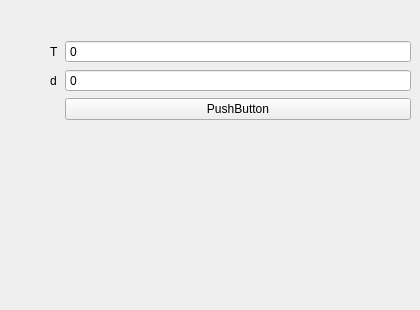
    <widget class="QWidget" name="F1a_F2">
     <widget class="QWidget" name="formLayoutWidget_3">
      <property name="geometry">
       <rect>
        <x>50</x>
        <y>40</y>
        <width>361</width>
        <height>261</height>
       </rect>
      </property>
      <layout class="QFormLayout" name="formLayout_3">
       <item row="0" column="0">
        <widget class="QLabel" name="htext_28">
         <property name="text">
          <string>T</string>
         </property>
        </widget>
       </item>
       <item row="0" column="1">
        <widget class="QDoubleSpinBox" name="DoubleSpinBox_3">
         <property name="buttonSymbols">
          <enum>QAbstractSpinBox::NoButtons</enum>
         </property>
         <property name="specialValueText">
          <string>0</string>
         </property>
         <property name="decimals">
          <number>3</number>
         </property>
         <property name="minimum">
          <double>-1000000000000.000000000000000</double>
         </property>
         <property name="maximum">
          <double>1000000000000.000000000000000</double>
         </property>
         <property name="value">
          <double>-1000000000000.000000000000000</double>
         </property>
        </widget>
       </item>
       <item row="1" column="0">
        <widget class="QLabel" name="htext_29">
         <property name="text">
          <string>d</string>
         </property>
        </widget>
       </item>
       <item row="1" column="1">
        <widget class="QDoubleSpinBox" name="fDoubleSpinBox_5">
         <property name="buttonSymbols">
          <enum>QAbstractSpinBox::NoButtons</enum>
         </property>
         <property name="specialValueText">
          <string>0</string>
         </property>
         <property name="decimals">
          <number>3</number>
         </property>
         <property name="minimum">
          <double>-1000000000000.000000000000000</double>
         </property>
         <property name="maximum">
          <double>1000000000000.000000000000000</double>
         </property>
         <property name="value">
          <double>-1000000000000.000000000000000</double>
         </property>
        </widget>
       </item>
       <item row="3" column="1">
        <widget class="QPushButton" name="pushButton_9">
         <property name="text">
          <string>PushButton</string>
         </property>
        </widget>
       </item>
      </layout>
     </widget>
    </widget>
